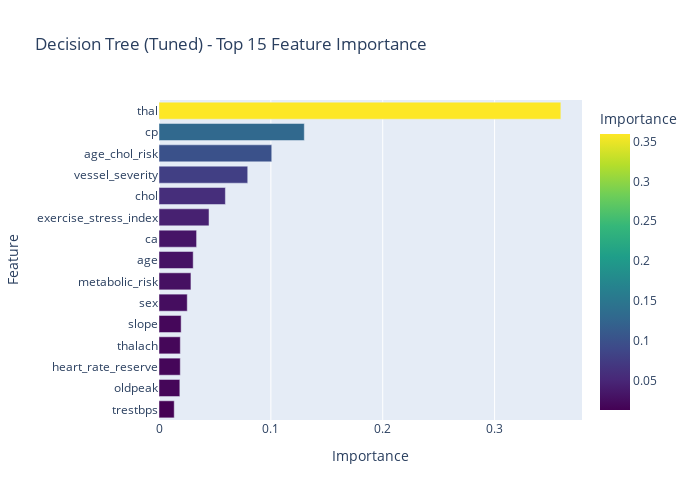

This figure's notebook cell:
### Code cell
# Decision Tree Feature Importance (with engineered features)
dt_importance = pd.DataFrame({
    'feature': X_train_eng.columns,
    'importance': dt_tuned.feature_importances_
}).sort_values('importance', ascending=True)

fig = px.bar(dt_importance.tail(15), x='importance', y='feature', orientation='h',
             title='Decision Tree (Tuned) - Top 15 Feature Importance',
             labels={'importance': 'Importance', 'feature': 'Feature'},
             color='importance', color_continuous_scale='Viridis')
fig.update_layout(height=500, width=700, showlegend=False)
fig.show()

### Figure 1 — Plotly figure (JSON) as saved in the notebook; plotly's stock layout.template omitted (floating-point values rounded to 4 significant figures)
{"data": [{"hovertemplate": "Importance=%{marker.color}<br>Feature=%{y}<extra></extra>", "legendgroup": "", "marker": {"color": [0.01361, 0.01863, 0.01902, 0.01905, 0.01979, 0.02526, 0.02855, 0.03057, 0.0336, 0.04473, 0.05935, 0.07932, 0.1008, 0.1299, 0.3592], "coloraxis": "coloraxis", "pattern": {"shape": ""}}, "name": "", "orientation": "h", "showlegend": false, "textposition": "auto", "type": "bar", "x": [0.01361, 0.01863, 0.01902, 0.01905, 0.01979, 0.02526, 0.02855, 0.03057, 0.0336, 0.04473, 0.05935, 0.07932, 0.1008, 0.1299, 0.3592], "xaxis": "x", "y": ["trestbps", "oldpeak", "heart_rate_reserve", "thalach", "slope", "sex", "metabolic_risk", "age", "ca", "exercise_stress_index", "chol", "vessel_severity", "age_chol_risk", "cp", "thal"], "yaxis": "y"}], "layout": {"barmode": "relative", "coloraxis": {"colorbar": {"title": {"text": "Importance"}}, "colorscale": [[0, "#440154"], [0.1111, "#482878"], [0.2222, "#3e4989"], [0.3333, "#31688e"], [0.4444, "#26828e"], [0.5556, "#1f9e89"], [0.6667, "#35b779"], [0.7778, "#6ece58"], [0.8889, "#b5de2b"], [1, "#fde725"]]}, "height": 500, "legend": {"tracegroupgap": 0}, "showlegend": false, "title": {"text": "Decision Tree (Tuned) - Top 15 Feature Importance"}, "width": 700, "xaxis": {"anchor": "y", "domain": [0, 1], "title": {"text": "Importance"}}, "yaxis": {"anchor": "x", "domain": [0, 1], "title": {"text": "Feature"}}}}
